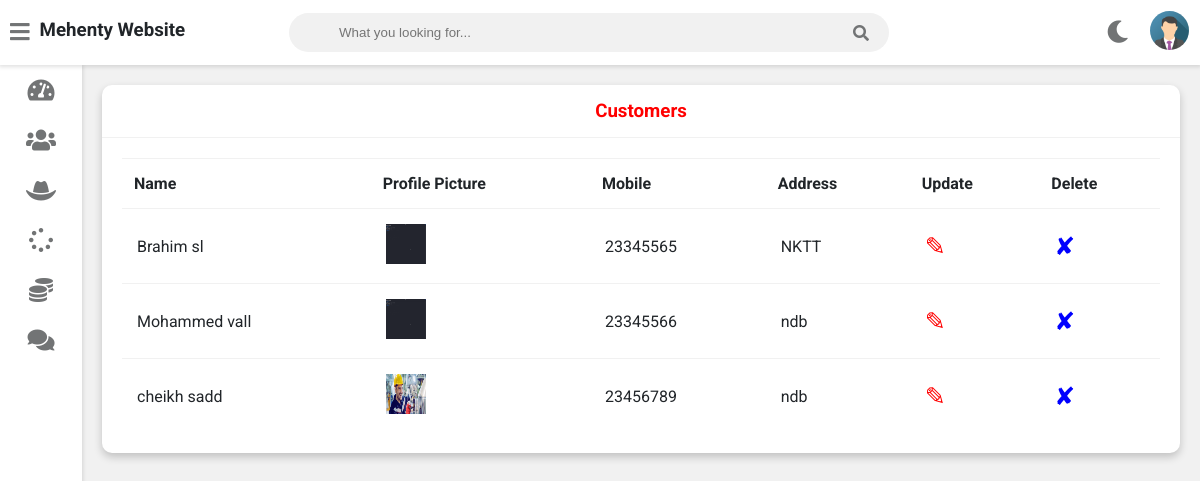
The app's page /admin-view-customer (signed in), older data.
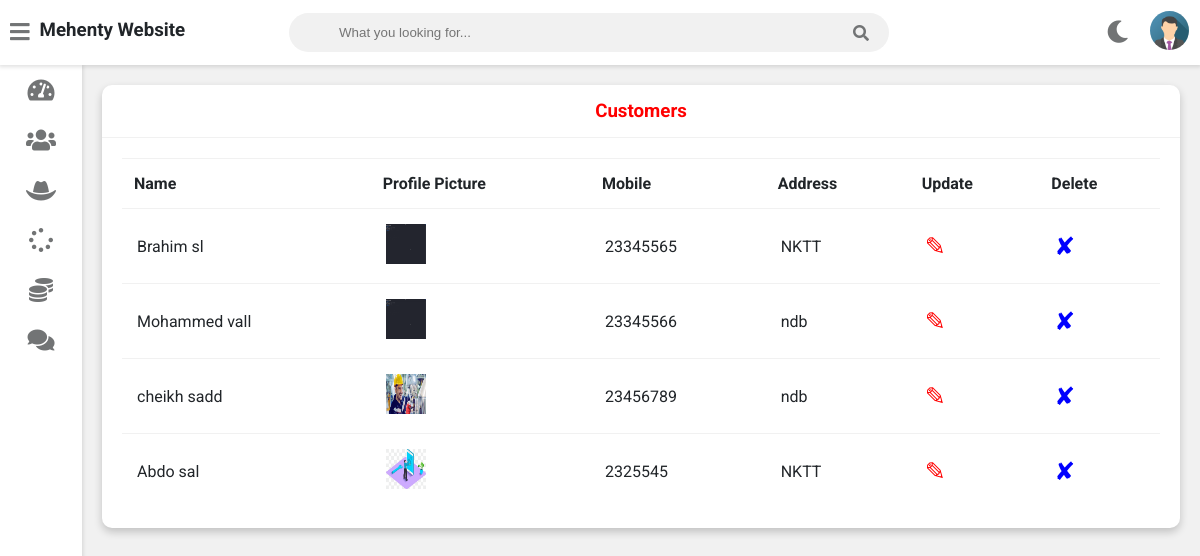
The same page, newer data.
### service/models.py (models this page shows, shortened)
class Customer(models.Model):
    user=models.OneToOneField(User,on_delete=models.CASCADE)
    profile_pic= models.ImageField(upload_to='profile_pic/CustomerProfilePic/',null=True,blank=True)
    address = models.CharField(max_length=40)
    mobile = models.CharField(max_length=20,null=False)
    @property
    def get_name(self):
        return self.user.first_name+" "+self.user.last_name

### service/views.py (the view)
# urls.py: path('admin-view-customer',views.admin_view_customer_view,name='admin-view-customer'),
@login_required(login_url='adminlogin')
def admin_view_customer_view(request):
    customers=models.Customer.objects.all()
    return render(request,'service/admin_view_customer.html',{'customers':customers})

### templates/service/admin_view_customer.html
{% extends 'service/adminbase.html' %}
{% block content %}
{% load static %}
	<div class="wrapper">
		<div class="row">
			<div class="col-12 col-m-12 col-sm-12">
				<div class="card">
					<div class="card-header">
						<h3 style="color:red; text-align:center" >Customers
						</h3>
					</div>
					<div class="card-content">
						<table>
							<thead>
                <tr>
                  <th>Name</th>
                  <th>Profile Picture</th>
                  <th>Mobile</th>
                  <th>Address</th>
                  <th>Update</th>
                  <th>Delete</th>
                </tr>
							</thead>
							<tbody>
              {% for c in customers %}
                <tr>
                  <td> {{c.get_name}}</td>
                  <td> <img src="{% static c.profile_pic.url %}" alt="Profile Pic" height="40px" width="40px" /></td>
                  <td>{{c.mobile}}</td>
                  <td>{{c.address}}</td>
                  <td><a  style="color:red; text-decoration:none;font-size:25px;" href="{% url 'update-customer' c.id  %}">&#9998;</a></td>
                  <td><a style="color:blue; text-decoration:none;font-size:25px;"href="{% url 'delete-customer' c.id  %}">&#10008;</a></td>
                </tr>
                {% endfor %}
							</tbody>
						</table>
					</div>
				</div>
			</div>
		</div>
<br><br><br><br><br><br><br><br><br><br><br><br><br><br><br><br>
	</div>
{% endblock content %}

### templates/service/adminbase.html (shortened to what this page needs)
<!DOCTYPE html>
{% load static %}
<html>
<head>
	<link rel="stylesheet" type="text/css" href="https://cdnjs.cloudflare.com/ajax/libs/Chart.js/2.9.3/Chart.min.css">
	<link rel="stylesheet" type="text/css" href="{% static "fontawesome-free/css/all.min.css" %}">
	<link rel="stylesheet" type="text/css" href="{% static "style.css" %}">
</head>
<body class="overlay-scrollbar">
	<div class="navbar">
		<ul class="navbar-nav">
			<li class="nav-item">
				<a class="nav-link">
					<i class="fas fa-bars" onclick="collapseSidebar()"></i>
				</a>
			</li>
			<li class="nav-item">
				<h3>Mehenty Website</h3>
			</li>
		</ul>
		<form class="navbar-search">
			<input type="text" name="Search" class="navbar-search-input" placeholder="What you looking for...">
			<i class="fas fa-search"></i>
		</form>
		<ul class="navbar-nav nav-right">
			<li class="nav-item mode">
				<a class="nav-link" href="#" onclick="switchTheme()">
					<i class="fas fa-moon dark-icon"></i>
				</a>
			</li>
			<li class="nav-item avt-wrapper">
				<div class="avt dropdown">
					<img src="{% static "images/admin.png" %} " alt="User image" class="dropdown-toggle" data-toggle="user-menu">
				</div>
			</li>
		</ul>
	</div>
	<div class="sidebar">
		<ul class="sidebar-nav">
			<li class="sidebar-nav-item">
				<a href="/admin-dashboard" class="sidebar-nav-link">
					<div>
						<i class="fas fa-tachometer-alt"></i>
					</div>
				</a>
			</li>
			<li class="sidebar-nav-item">
				<a href="/admin-customer" class="sidebar-nav-link">
					<div>
						<i class="fas fa-users"></i>
					</div>
				</a>
			</li>
			<li  class="sidebar-nav-item">
				<a href="/admin-Technician" class="sidebar-nav-link">
					<div>
					<i class="fas fa-hat-cowboy"></i>
					</div>
				</a>
			</li>
			<li  class="sidebar-nav-item">
				<a href="/admin-request" class="sidebar-nav-link">
					<div>
						<i class="fas fa-spinner"></i>
					</div>
				</a>
			</li>
			<li  class="sidebar-nav-item">
				<a href="/admin-report" class="sidebar-nav-link">
					<div>
						<i class="fas fa-coins"></i>
					</div>
				</a>
			</li>
			<li  class="sidebar-nav-item">
				<a href="/admin-feedback" class="sidebar-nav-link">
					<div>
					<i class="fas fa-comments"></i>
					</div>
				</a>
			</li>
		</ul>
	</div>
<div>
	<div class="content">
		{% block content %}
		{% endblock content %}
	</div>
</div>
</body>
</html>

### static/style.css (style rules this page uses)
:root { --primary-color: #4834d4; --success-color: #6ab04c; --warning-color: #f0932b; --danger-color: #eb4d4b; --light-color: #212529; --light-second-color: #727475; --light-background: #ffffff; --light-second-background: #f1f1f1; --dark-color: #909090; --dark-second-color: #f5f6fa; --dark-background: #23242D; --dark-second-background: #181818; }
.light { --main-bg-color: var(--light-background); --second-bg-color: var(--light-second-background); --main-color: var(--light-color); --second-color: var(--light-second-color); }
* { box-sizing: border-box; }
body { font-family: 'Roboto', sans-serif; background: var(--main-bg-color); color: var(--main-color); margin: 0; }
.navbar { display: flex; flex-direction: row; background: var(--main-bg-color); color: var(--main-color); position: fixed; top: 0; right: 0; left: 0; z-index: 101; box-shadow: rgba(0,0,0,0.12) 0px 1px 4px 1px; }
.navbar-nav { list-style: none; display: flex; flex-direction: row; padding-left: 0; margin-bottom: 0; margin-top: 0; }
.nav-link { float: left; text-align: center; padding: 21px 10px; text-decoration: none; font-size: 17px; color: var(--second-color); position: relative; }
.navbar-nav i { font-size: 1.4rem; }
.nav-right { margin-left: auto; }
.navbar-search { position: relative; margin: auto; width: 50%; }
.navbar-search input { background: var(--second-bg-color); border: none; padding: 12px 50px 12px 50px; width: 100%; outline: none; color: var(--main-color); border-radius: 20px; }
.navbar-search i { position: absolute; top: 50%; right: 20px; transform: translateY(-50%); color: var(--second-color); cursor: pointer; }
.avt img { width: 39px; height: 39px; border-radius: 50%; }
.avt { padding: 11px }
.dropdown { position: relative; }
.wrapper { padding: 10px; margin-left: 82px; padding-top: 75px; background: var(--second-bg-color); transition: margin-left .5s; }
.sidebar { width: 82px; height: 100vh; position: fixed; margin-top: 65px; background: var(--main-bg-color); box-shadow: rgba(0,0,0,0.12) 0px 1px 4px 1px; overflow: hidden; z-index: 100; transition: width .5s; }
.sidebar-nav { list-style: none; padding: 0; margin: 0; display: flex; flex-direction: column; align-items: center; height: 100vh; }
.sidebar-nav-item { width: 100%; }
.sidebar-nav-link { display: flex; align-items: center; color: var(--main-color); text-decoration: none; }
.sidebar-nav-link i { font-size: 1.5rem; color: var(--second-color); position: absolute; left: 50%; top: 50%; transform: translate(-50%, -50%); }
.sidebar-nav-link div { min-width: 82px; height: 50px; position: relative; }
.row { display: flex; flex-wrap: wrap; flex-direction: row; }
.row:after, .row:before { box-sizing: border-box; }
[class*="col-"] { padding: 10px; }
@media only screen and (min-width: 600px) { .col-sm-12 { width: 100%; } }
@media only screen and (min-width: 768px) { .col-m-12 { width: 100%; } }
@media only screen and (min-width: 992px) { .col-12 { width: 100%; } }
.card { background: var(--main-bg-color); color: var(--main-color); border-radius: 10px; margin-bottom: 10px; box-shadow: 0 4px 8px 0 rgba(0,0,0,0.2); }
.card-header { padding: 15px 30px; border-bottom: 1px solid var(--second-bg-color); position: relative; }
.card-header h3 { margin: 0; }
.card-content { padding: 20px; overflow-x: auto; }
table { border-collapse: collapse; width: 100%; }
table td { border-top: 1px solid var(--second-bg-color); padding: 15px; }
table th { border-top: 1px solid var(--second-bg-color); border-bottom: 1px solid var(--second-bg-color); padding: 15px 12px; text-align: left; }

Row changes from the older to the newer data that the page shows:
added Customer: get_name "Abdo sal", profile_pic (picture), mobile "2325545", address "NKTT"
